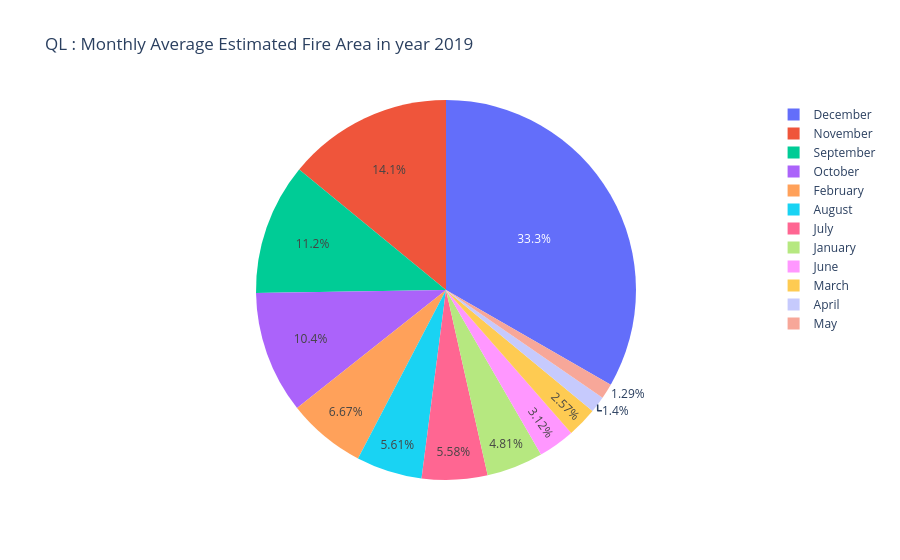
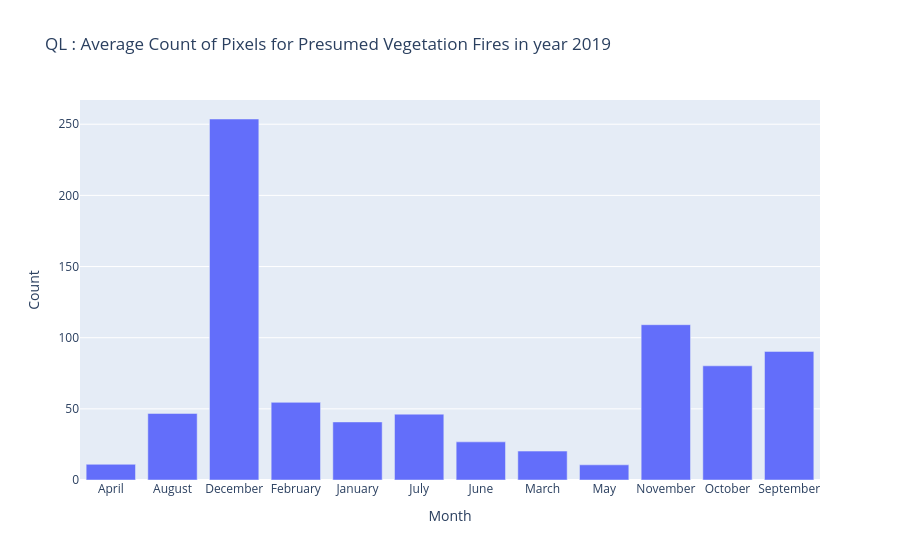

Write notebook code for charts like these, in order.
### Code cell
# 再换个区域和年份试试（昆士兰，2019）
graphs2 = reg_year_display('QL', 2019)
for i, f in enumerate(_collect_figures(graphs2), 1):
    print('--- 图', i, '---')
    f.show()

### Figure 1 — Plotly figure (JSON) as saved in the notebook; plotly's stock layout.template omitted (floating-point values rounded to 4 significant figures)
{"data": [{"domain": {"x": [0, 1], "y": [0, 1]}, "hovertemplate": "Month=%{label}<br>Estimated_fire_area=%{value}<extra></extra>", "labels": ["April", "August", "December", "February", "January", "July", "June", "March", "May", "November", "October", "September"], "legendgroup": "", "name": "", "showlegend": true, "type": "pie", "values": [20.25, 81.37, 483.2, 96.87, 69.86, 80.95, 45.21, 37.24, 18.7, 204.0, 151.0, 162.5]}], "layout": {"legend": {"tracegroupgap": 0}, "title": {"text": "QL : Monthly Average Estimated Fire Area in year 2019"}}}

### Figure 2 — Plotly figure (JSON) as saved in the notebook; plotly's stock layout.template omitted (floating-point values rounded to 4 significant figures)
{"data": [{"hovertemplate": "Month=%{x}<br>Count=%{y}<extra></extra>", "legendgroup": "", "marker": {"color": "#636efa", "pattern": {"shape": ""}}, "name": "", "orientation": "v", "showlegend": false, "textposition": "auto", "type": "bar", "x": ["April", "August", "December", "February", "January", "July", "June", "March", "May", "November", "October", "September"], "xaxis": "x", "y": [11.04, 46.77, 253.7, 54.57, 40.81, 46.26, 26.8, 20.32, 10.67, 109.1, 80.23, 90.37], "yaxis": "y"}], "layout": {"barmode": "relative", "legend": {"tracegroupgap": 0}, "title": {"text": "QL : Average Count of Pixels for Presumed Vegetation Fires in year 2019"}, "xaxis": {"anchor": "y", "domain": [0, 1], "title": {"text": "Month"}}, "yaxis": {"anchor": "x", "domain": [0, 1], "title": {"text": "Count"}}}}
